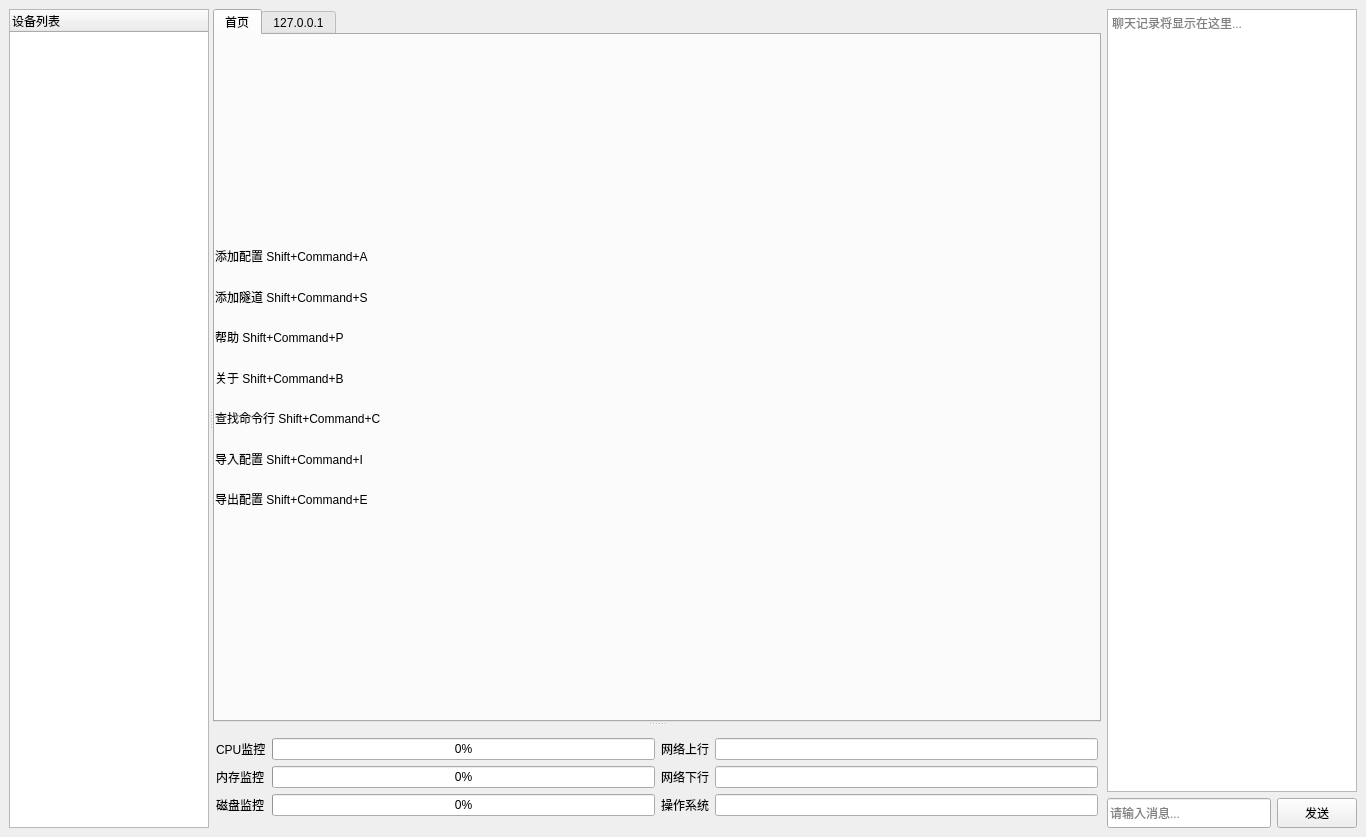
<?xml version="1.0" encoding="UTF-8"?>
<ui version="4.0">
 <author>寒暄</author>
 <class>MainWindow</class>
 <widget class="QMainWindow" name="MainWindow">
  <property name="geometry">
   <rect>
    <x>0</x>
    <y>0</y>
    <width>1303</width>
    <height>837</height>
   </rect>
  </property>
  <property name="windowTitle">
   <string/>
  </property>
  <widget class="QWidget" name="centralwidget">
   <layout class="QGridLayout" name="gridLayout_5">
    <item row="0" column="0">
     <widget class="QSplitter" name="splitter_3">
      <property name="cursor">
       <cursorShape>SizeHorCursor</cursorShape>
      </property>
      <property name="mouseTracking">
       <bool>false</bool>
      </property>
      <property name="orientation">
       <enum>Qt::Orientation::Horizontal</enum>
      </property>
      <widget class="QWidget" name="gridLayoutWidget">
       <layout class="QGridLayout" name="gridLayout">
        <item row="1" column="0">
         <widget class="QTreeWidget" name="treeWidget">
          <property name="minimumSize">
           <size>
            <width>200</width>
            <height>0</height>
           </size>
          </property>
          <column>
           <property name="text">
            <string>设备列表</string>
           </property>
          </column>
         </widget>
        </item>
       </layout>
      </widget>
      <widget class="QSplitter" name="splitter_255">
       <property name="minimumSize">
        <size>
         <width>0</width>
         <height>0</height>
        </size>
       </property>
       <property name="maximumSize">
        <size>
         <width>16777215</width>
         <height>16777215</height>
        </size>
       </property>
       <property name="cursor">
        <cursorShape>SizeHorCursor</cursorShape>
       </property>
       <property name="mouseTracking">
        <bool>false</bool>
       </property>
       <property name="orientation">
        <enum>Qt::Orientation::Horizontal</enum>
       </property>
       <widget class="QWidget" name="gridLayoutWidget_3">
        <layout class="QGridLayout" name="gridLayout_6">
         <item row="0" column="0">
          <widget class="QSplitter" name="splitter">
           <property name="enabled">
            <bool>true</bool>
           </property>
           <property name="minimumSize">
            <size>
             <width>888</width>
             <height>0</height>
            </size>
           </property>
           <property name="sizeIncrement">
            <size>
             <width>0</width>
             <height>0</height>
            </size>
           </property>
           <property name="baseSize">
            <size>
             <width>0</width>
             <height>0</height>
            </size>
           </property>
           <property name="cursor">
            <cursorShape>SizeVerCursor</cursorShape>
           </property>
           <property name="mouseTracking">
            <bool>false</bool>
           </property>
           <property name="orientation">
            <enum>Qt::Orientation::Vertical</enum>
           </property>
           <widget class="QWidget" name="verticalLayoutWidget">
            <layout class="QVBoxLayout" name="verticalLayout">
             <item>
              <widget class="QTabWidget" name="ShellTab">
               <property name="maximumSize">
                <size>
                 <width>16777215</width>
                 <height>16777215</height>
                </size>
               </property>
               <property name="sizeIncrement">
                <size>
                 <width>0</width>
                 <height>0</height>
                </size>
               </property>
               <property name="styleSheet">
                <string notr="true">QTabWidget::tab-bar { left: 0px; }</string>
               </property>
               <property name="currentIndex">
                <number>0</number>
               </property>
               <widget class="QWidget" name="index">
                <attribute name="title">
                 <string>首页</string>
                </attribute>
                <layout class="QVBoxLayout" name="verticalLayout_5">
                 <property name="spacing">
                  <number>0</number>
                 </property>
                 <property name="leftMargin">
                  <number>0</number>
                 </property>
                 <property name="topMargin">
                  <number>0</number>
                 </property>
                 <property name="rightMargin">
                  <number>0</number>
                 </property>
                 <property name="bottomMargin">
                  <number>0</number>
                 </property>
                 <item>
                  <layout class="QVBoxLayout" name="verticalLayout_6">
                   <item alignment="Qt::AlignmentFlag::Qt::AlignmentFlag::AlignVCenter">
                    <widget class="QWidget" name="widget" native="true">
                     <property name="minimumSize">
                      <size>
                       <width>0</width>
                       <height>517</height>
                      </size>
                     </property>
                     <layout class="QGridLayout" name="gridLayout_2">
                      <property name="leftMargin">
                       <number>0</number>
                      </property>
                      <property name="topMargin">
                       <number>117</number>
                      </property>
                      <property name="rightMargin">
                       <number>0</number>
                      </property>
                      <property name="bottomMargin">
                       <number>117</number>
                      </property>
                      <property name="spacing">
                       <number>0</number>
                      </property>
                      <item row="6" column="0">
                       <widget class="QLabel" name="label_13">
                        <property name="text">
                         <string>查找命令行 Shift+Command+C</string>
                        </property>
                       </widget>
                      </item>
                      <item row="0" column="0">
                       <widget class="QLabel" name="label_7">
                        <property name="text">
                         <string>添加配置 Shift+Command+A</string>
                        </property>
                       </widget>
                      </item>
                      <item row="1" column="0">
                       <widget class="QLabel" name="label_9">
                        <property name="text">
                         <string>添加隧道 Shift+Command+S</string>
                        </property>
                       </widget>
                      </item>
                      <item row="4" column="0">
                       <widget class="QLabel" name="label_12">
                        <property name="text">
                         <string>关于 Shift+Command+B</string>
                        </property>
                       </widget>
                      </item>
                      <item row="7" column="0">
                       <widget class="QLabel" name="label_14">
                        <property name="text">
                         <string>导入配置 Shift+Command+I</string>
                        </property>
                       </widget>
                      </item>
                      <item row="2" column="0">
                       <widget class="QLabel" name="label_11">
                        <property name="text">
                         <string>帮助 Shift+Command+P</string>
                        </property>
                       </widget>
                      </item>
                      <item row="8" column="0">
                       <widget class="QLabel" name="label_15">
                        <property name="text">
                         <string>导出配置 Shift+Command+E</string>
                        </property>
                       </widget>
                      </item>
                     </layout>
                    </widget>
                   </item>
                  </layout>
                 </item>
                </layout>
               </widget>
               <widget class="QWidget" name="tab_shell">
                <attribute name="title">
                 <string>127.0.0.1</string>
                </attribute>
                <layout class="QVBoxLayout" name="verticalLayout_7">
                 <property name="spacing">
                  <number>0</number>
                 </property>
                 <property name="leftMargin">
                  <number>0</number>
                 </property>
                 <property name="topMargin">
                  <number>0</number>
                 </property>
                 <property name="rightMargin">
                  <number>0</number>
                 </property>
                 <property name="bottomMargin">
                  <number>0</number>
                 </property>
                 <item>
                  <widget class="QTextBrowser" name="Shell"/>
                 </item>
                </layout>
               </widget>
              </widget>
             </item>
            </layout>
           </widget>
           <widget class="QWidget" name="verticalLayoutWidget_2">
            <layout class="QVBoxLayout" name="verticalLayout_2">
             <item>
              <layout class="QGridLayout" name="gridLayout_8">
               <property name="leftMargin">
                <number>3</number>
               </property>
               <property name="rightMargin">
                <number>3</number>
               </property>
               <item row="0" column="3">
                <widget class="QLineEdit" name="networkUpload">
                 <property name="readOnly">
                  <bool>true</bool>
                 </property>
                </widget>
               </item>
               <item row="1" column="3">
                <widget class="QLineEdit" name="networkDownload">
                 <property name="readOnly">
                  <bool>true</bool>
                 </property>
                </widget>
               </item>
               <item row="1" column="1">
                <widget class="QProgressBar" name="memRate">
                 <property name="value">
                  <number>0</number>
                 </property>
                </widget>
               </item>
               <item row="2" column="1">
                <widget class="QProgressBar" name="diskRate">
                 <property name="value">
                  <number>0</number>
                 </property>
                </widget>
               </item>
               <item row="0" column="2">
                <widget class="QLabel" name="label_6">
                 <property name="text">
                  <string>网络上行</string>
                 </property>
                </widget>
               </item>
               <item row="1" column="2">
                <widget class="QLabel" name="label_5">
                 <property name="text">
                  <string>网络下行</string>
                 </property>
                </widget>
               </item>
               <item row="2" column="3">
                <widget class="QLineEdit" name="operatingSystem">
                 <property name="text">
                  <string/>
                 </property>
                 <property name="readOnly">
                  <bool>true</bool>
                 </property>
                </widget>
               </item>
               <item row="1" column="0">
                <widget class="QLabel" name="label_2">
                 <property name="text">
                  <string>内存监控</string>
                 </property>
                </widget>
               </item>
               <item row="0" column="0">
                <widget class="QLabel" name="label">
                 <property name="text">
                  <string>CPU监控</string>
                 </property>
                </widget>
               </item>
               <item row="2" column="0">
                <widget class="QLabel" name="label_3">
                 <property name="text">
                  <string>磁盘监控</string>
                 </property>
                </widget>
               </item>
               <item row="0" column="1">
                <widget class="QProgressBar" name="cpuRate">
                 <property name="value">
                  <number>0</number>
                 </property>
                </widget>
               </item>
               <item row="2" column="2">
                <widget class="QLabel" name="label_4">
                 <property name="text">
                  <string>操作系统</string>
                 </property>
                </widget>
               </item>
              </layout>
             </item>
            </layout>
           </widget>
          </widget>
         </item>
        </layout>
       </widget>
      </widget>
     </widget>
    </item>
    <item row="0" column="1">
     <layout class="QVBoxLayout" name="verticalLayout_3">
      <item>
       <widget class="QTextEdit" name="chatHistoryTextEdit">
        <property name="minimumSize">
         <size>
          <width>250</width>
          <height>0</height>
         </size>
        </property>
        <property name="maximumSize">
         <size>
          <width>250</width>
          <height>16777215</height>
         </size>
        </property>
        <property name="readOnly">
         <bool>true</bool>
        </property>
        <property name="placeholderText">
         <string>聊天记录将显示在这里...</string>
        </property>
       </widget>
      </item>
      <item>
       <layout class="QHBoxLayout" name="horizontalLayout">
        <item>
         <widget class="QLineEdit" name="chatInputLineEdit">
          <property name="minimumSize">
           <size>
            <width>0</width>
            <height>30</height>
           </size>
          </property>
          <property name="placeholderText">
           <string>请输入消息...</string>
          </property>
         </widget>
        </item>
        <item>
         <widget class="QPushButton" name="sendMessageButton">
          <property name="minimumSize">
           <size>
            <width>80</width>
            <height>30</height>
           </size>
          </property>
          <property name="text">
           <string>发送</string>
          </property>
         </widget>
        </item>
       </layout>
      </item>
     </layout>
    </item>
   </layout>
  </widget>
 </widget>
 <resources/>
 <connections/>
</ui>
